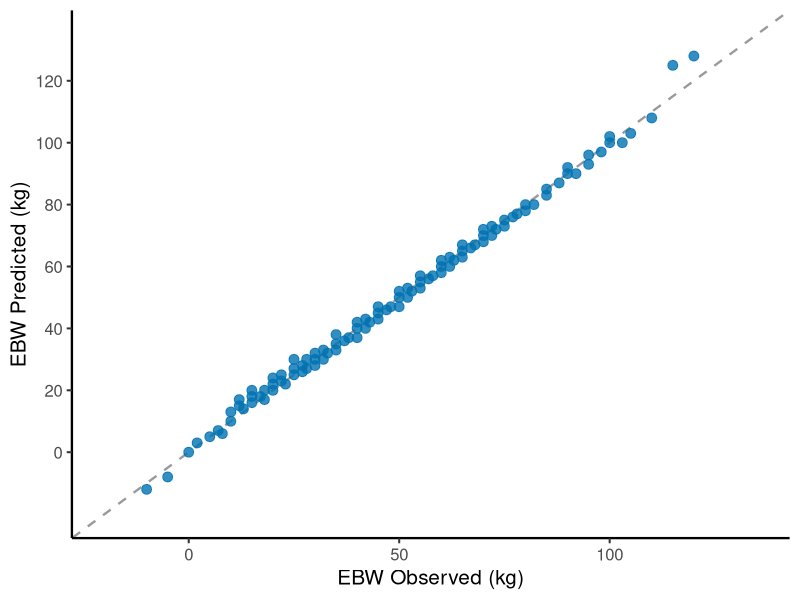

Source code (R):
library(ggplot2)

df = read.csv("data.csv")

p = ggplot(df, aes(x = ebw_observed, y = ebw_predicted)) +
  geom_abline(slope = 1, intercept = 0, color = "gray60", linetype = "dashed", linewidth = 0.8) +
  geom_point(size = 3, alpha = 0.8, color = "#0072B2") +
  scale_x_continuous(breaks = c(0, 50, 100), limits = c(-20, 135)) +
  scale_y_continuous(breaks = c(0, 20, 40, 60, 80, 100, 120), limits = c(-20, 135)) +
  labs(
    x = "EBW Observed (kg)",
    y = "EBW Predicted (kg)"
  ) +
  theme_classic(base_size = 15) +
  theme(
    axis.line = element_line(linewidth = 0.8)
  )

ggsave("fig1e.png", p, width = 5, height = 4, dpi = 800, bg = "white")
